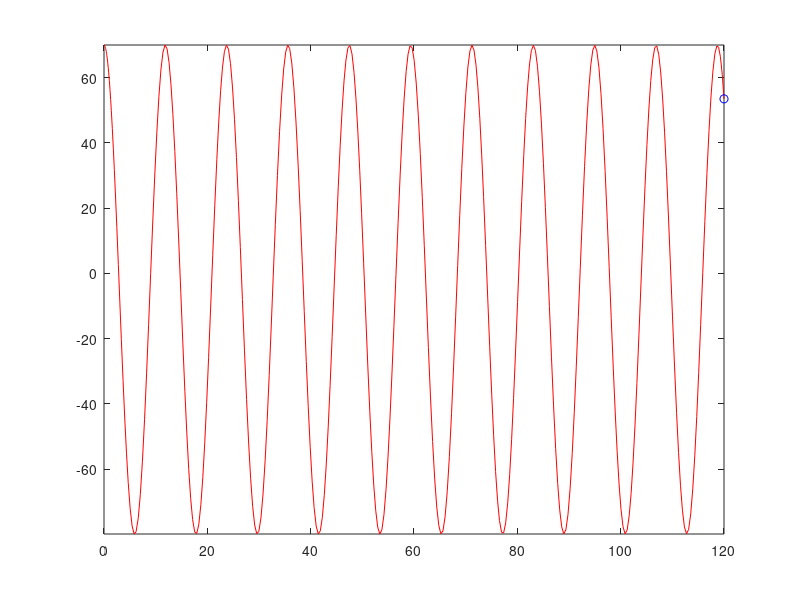

This figure's MATLAB source:
function [ T, R ] = firstPassBungee()
%Ideal Spring, no drag
k = 16.8; %Spring constant of the bungee cord N/m
lo = 30;%Resting length of the cord with no mass on it m
y = 70; %Current height of the jumper m
startH = y; %Starting height of the jumper m
vy = 0; %Current velocity of the jumper m/s
g = 9.8; %Acceleration due to gravity m/s^2
mass1 = 60; %Mass of jumper kg
restingL = lo +((mass1*g)/k); %Resting length of cord with mass on it m

Data = [y, vy];

function res = changingValues(~, Data)
    y = Data(1);
    vy = Data(2);
    dydt = vy;
    dvydt = (-(mass1*g)- (k *(y - lo)))/mass1;
    res = [dydt; dvydt];
end
[T, R] = ode45(@changingValues, [0 120], Data);

Y = R(:,1);
comet(T,Y);
end
%Constants constant
% 
%
% 
% 
% A = 0; %Cross-sectional area of human lying down (m^2)
% rho = 1.2; %Density of air (kg/m^3)
% g = 9.81; %Gravity acceleration (m/sec^2)
% Cd = 44.4; %Drag coeffiecent of human lying down (unitless)(data from Google Drive)
% h = 91.44; %Height of bridge (m) (Sacramento California)
% 
% 
% 
% 
% L0 = 45
% k = 52.2; %Starting k value for bungee (N/kg)
